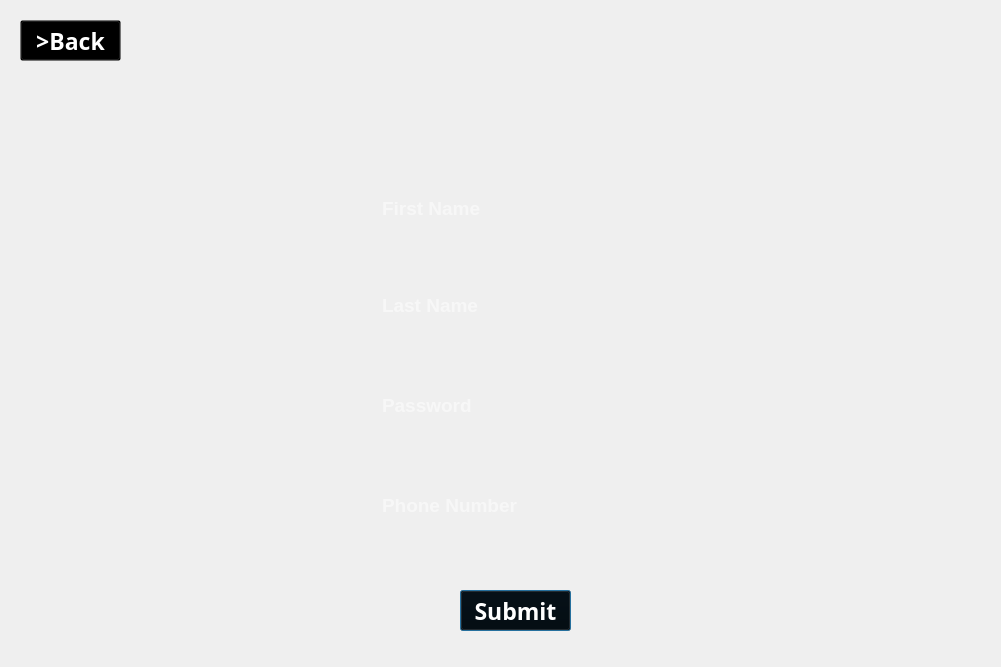
<?xml version="1.0" encoding="UTF-8"?>
<ui version="4.0">
 <class>editUser</class>
 <widget class="QDialog" name="editUser">
  <property name="geometry">
   <rect>
    <x>0</x>
    <y>0</y>
    <width>1001</width>
    <height>667</height>
   </rect>
  </property>
  <property name="windowTitle">
   <string>Dialog</string>
  </property>
  <widget class="QLabel" name="label">
   <property name="geometry">
    <rect>
     <x>0</x>
     <y>0</y>
     <width>1001</width>
     <height>667</height>
    </rect>
   </property>
   <property name="text">
    <string/>
   </property>
   <property name="pixmap">
    <pixmap resource="image.qrc">:/new/edit.jpg</pixmap>
   </property>
  </widget>
  <widget class="QPushButton" name="submit">
   <property name="geometry">
    <rect>
     <x>460</x>
     <y>590</y>
     <width>111</width>
     <height>41</height>
    </rect>
   </property>
   <property name="font">
    <font>
     <family>Arial Black</family>
     <pointsize>17</pointsize>
     <bold>true</bold>
    </font>
   </property>
   <property name="styleSheet">
    <string notr="true">QPushButton {
                       color:white;
     background-color: transparent;
                       }
                         QPushButton:hover {
                             background-color: gray;
                     		 border-radius: 20px;


                         }

QPushButton:pressed
 {

      background-color : rgb(51, 149, 255);
      

 }</string>
   </property>
   <property name="text">
    <string>Submit</string>
   </property>
  </widget>
  <widget class="QLineEdit" name="firstname">
   <property name="geometry">
    <rect>
     <x>380</x>
     <y>193</y>
     <width>271</width>
     <height>31</height>
    </rect>
   </property>
   <property name="font">
    <font>
     <pointsize>14</pointsize>
     <bold>true</bold>
    </font>
   </property>
   <property name="styleSheet">
    <string notr="true"> QLineEdit{
background-color:transparent;
border:none;
	color: rgb(255, 255, 255);


}</string>
   </property>
   <property name="text">
    <string/>
   </property>
   <property name="placeholderText">
    <string>First Name</string>
   </property>
  </widget>
  <widget class="QLineEdit" name="lastname">
   <property name="geometry">
    <rect>
     <x>380</x>
     <y>290</y>
     <width>271</width>
     <height>31</height>
    </rect>
   </property>
   <property name="font">
    <font>
     <pointsize>14</pointsize>
     <bold>true</bold>
    </font>
   </property>
   <property name="styleSheet">
    <string notr="true"> QLineEdit{
background-color:transparent;
border:none;
	color: rgb(255, 255, 255);


}</string>
   </property>
   <property name="text">
    <string/>
   </property>
   <property name="placeholderText">
    <string>Last Name</string>
   </property>
  </widget>
  <widget class="QLineEdit" name="password">
   <property name="geometry">
    <rect>
     <x>380</x>
     <y>390</y>
     <width>271</width>
     <height>31</height>
    </rect>
   </property>
   <property name="font">
    <font>
     <pointsize>14</pointsize>
     <bold>true</bold>
    </font>
   </property>
   <property name="styleSheet">
    <string notr="true"> QLineEdit{
background-color:transparent;
border:none;
	color: rgb(255, 255, 255);


}</string>
   </property>
   <property name="text">
    <string/>
   </property>
   <property name="echoMode">
    <enum>QLineEdit::Password</enum>
   </property>
   <property name="placeholderText">
    <string>Password</string>
   </property>
  </widget>
  <widget class="QLineEdit" name="phone">
   <property name="geometry">
    <rect>
     <x>380</x>
     <y>490</y>
     <width>271</width>
     <height>31</height>
    </rect>
   </property>
   <property name="font">
    <font>
     <pointsize>14</pointsize>
     <bold>true</bold>
    </font>
   </property>
   <property name="styleSheet">
    <string notr="true"> QLineEdit{
background-color:transparent;
border:none;
	color: rgb(255, 255, 255);


}</string>
   </property>
   <property name="text">
    <string/>
   </property>
   <property name="placeholderText">
    <string>Phone Number</string>
   </property>
  </widget>
  <widget class="QPushButton" name="back">
   <property name="geometry">
    <rect>
     <x>20</x>
     <y>20</y>
     <width>101</width>
     <height>41</height>
    </rect>
   </property>
   <property name="font">
    <font>
     <family>Arial Black</family>
     <pointsize>17</pointsize>
     <bold>true</bold>
    </font>
   </property>
   <property name="styleSheet">
    <string notr="true">QPushButton {
                       color:white;
     background-color: transparent;
                       }
                         QPushButton:hover {
                             background-color: gray;
                     		 border-radius: 20px;


                         }

QPushButton:pressed
 {

      background-color : rgb(51, 149, 255);
      

 }</string>
   </property>
   <property name="text">
    <string>&gt;Back</string>
   </property>
  </widget>
 </widget>
 <resources>
  <include location="image.qrc"/>
 </resources>
 <connections/>
</ui>
